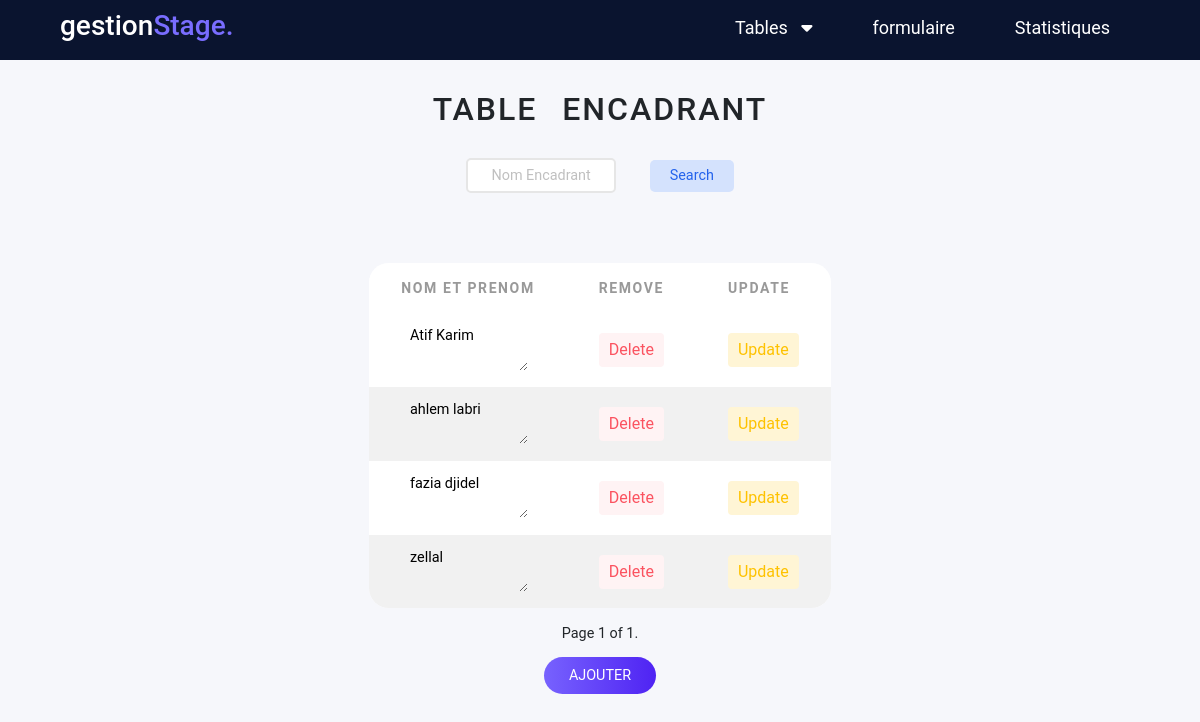
Page /encadrant/ on the earlier database version.
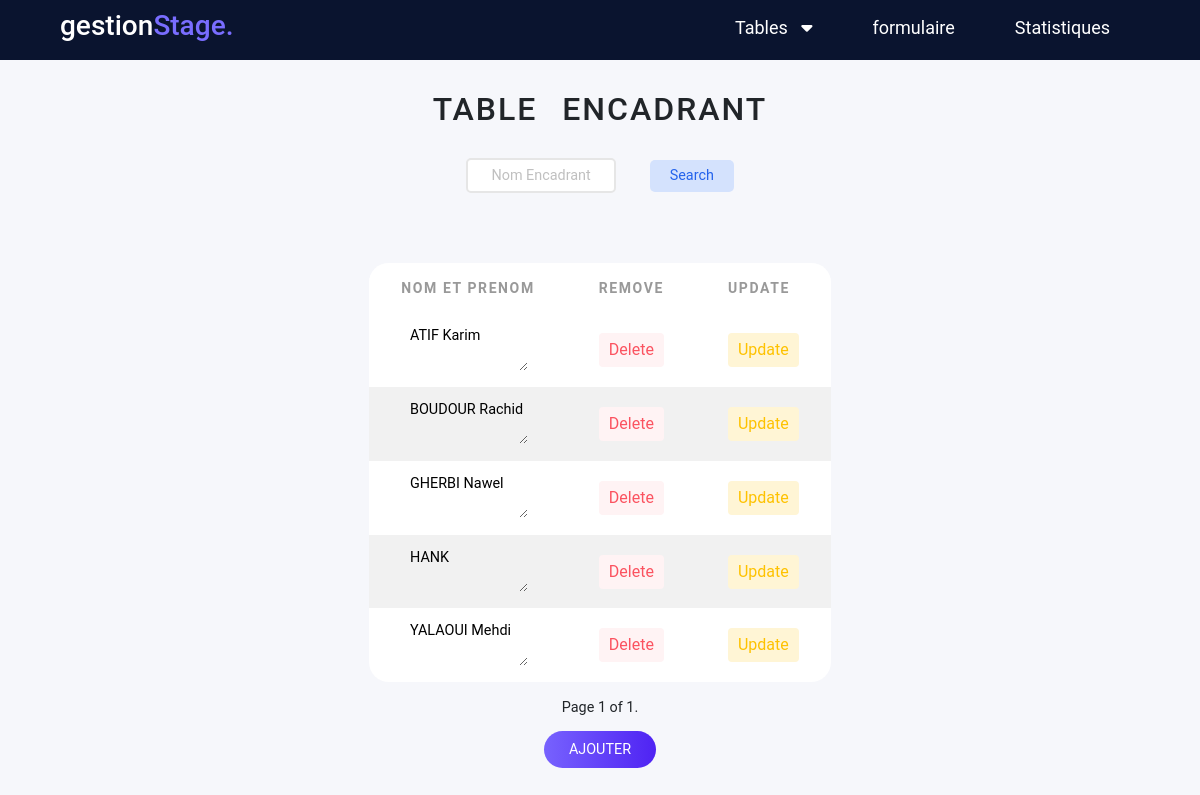
Same page on the later database version.
### AppGestion/models.py (models this page shows, shortened)
class Encadrant (models.Model):
    NomPrenomEn=models.CharField(max_length=40)
    class Meta:
        ordering = ['NomPrenomEn']

### AppGestion/views.py (the view)
# urls.py: path('encadrant/',views.encadrant,name='encadrant'),
def encadrant(request):
    encadrants=Encadrant.objects.all()
    enca=EncaderantFilter(request.GET, queryset=encadrants)
    encadrants=enca.qs
    paginator2= Paginator(encadrants,5)
    page_number=request.GET.get('page')
    encadrants=paginator2.get_page(page_number)
    if request.method=="POST":
        formEncadrant =EncadrantForm(data=request.POST)
        if formEncadrant.is_valid():
            formEncadrant.save()
            return redirect("encadrant")
    else:
        formEncadrant=EncadrantForm
    return render(request,'encadrant.html',{'encadrant':encadrants, 'enca':enca,'formEncadrant':formEncadrant})

### AppGestion/templates/encadrant.html (shortened to what this page needs)
<!DOCTYPE html>
<html lang="en">
<head>
    <link href="https://cdn.jsdelivr.net/npm/bootstrap@5.1.3/dist/css/bootstrap.min.css" rel="stylesheet"
>
    <link rel="stylesheet" href="https://cdnjs.cloudflare.com/ajax/libs/font-awesome/6.0.0-beta3/css/all.min.css" />
    <link rel="stylesheet" href="/static/style.css">
</head>
<body>
  <header>
    <div class="menu_bar">
      <h1 class="logo">gestion<span>Stage.</span></h1>
      <ul >
        <li ><a  href="" style="padding-left: 55px;">Tables &nbsp; <i class="fas fa-caret-down"></i></a>
        </li>
        <li ><a  href="{% url 'formulaireStage'%}">formulaire</a></li>
        <li><a href="{% url 'Statistiques'%}">Statistiques</a> </li>
      </ul>
    </div>
    </header>
 <div class="contenue">
        <h2>table Encadrant</h2>
        <div class="filtrage">
          <form action="" methode="get">
            {{enca.form}}
            <button class="button" type="submit"> Search </button>
          </form>
        </div>
        <table >
          <thead>
            <tr>
              <th>Nom et Prenom </th>
              <th>Remove</th>
              <th>Update</th>
            </tr>
          </thead>
            {% for p in encadrant %}
            <tr>
              <form method ="POST" action="/Update_Encadrant/{{p.id}}/">
               <td><textarea  class="table_input" name="NomPrenomEn" rows="2">{{p.NomPrenomEn}}</textarea></td>
               <td> <a href="{% url 'delete_encaderant' p.id %}"  class="btn delete"> Delete </a> </td>
               <td> <input type="submit" value="Update" class="btn update"> </td>
              </form>
              </tr>
            {% endfor %}
        </table>
          <div class="pagination">
            <span class="step-links">
                <span class="current">
                    Page {{ encadrant.number }} of {{ encadrant.paginator.num_pages }}.
                </span>
            </span>
        </div>
        <div class="wrapper">
          <a href="#ajout-encadrant">Ajouter</a>
        </div>
      </div>
</body>
</html>

Differences in the rows shown:
removed Encadrant: NomPrenomEn "Atif Karim"
removed Encadrant: NomPrenomEn "ahlem labri"
removed Encadrant: NomPrenomEn "fazia djidel"
removed Encadrant: NomPrenomEn "zellal"
added Encadrant: NomPrenomEn "ATIF Karim"
added Encadrant: NomPrenomEn "BOUDOUR Rachid"
added Encadrant: NomPrenomEn "GHERBI Nawel"
added Encadrant: NomPrenomEn "HANK"
added Encadrant: NomPrenomEn "YALAOUI Mehdi"
